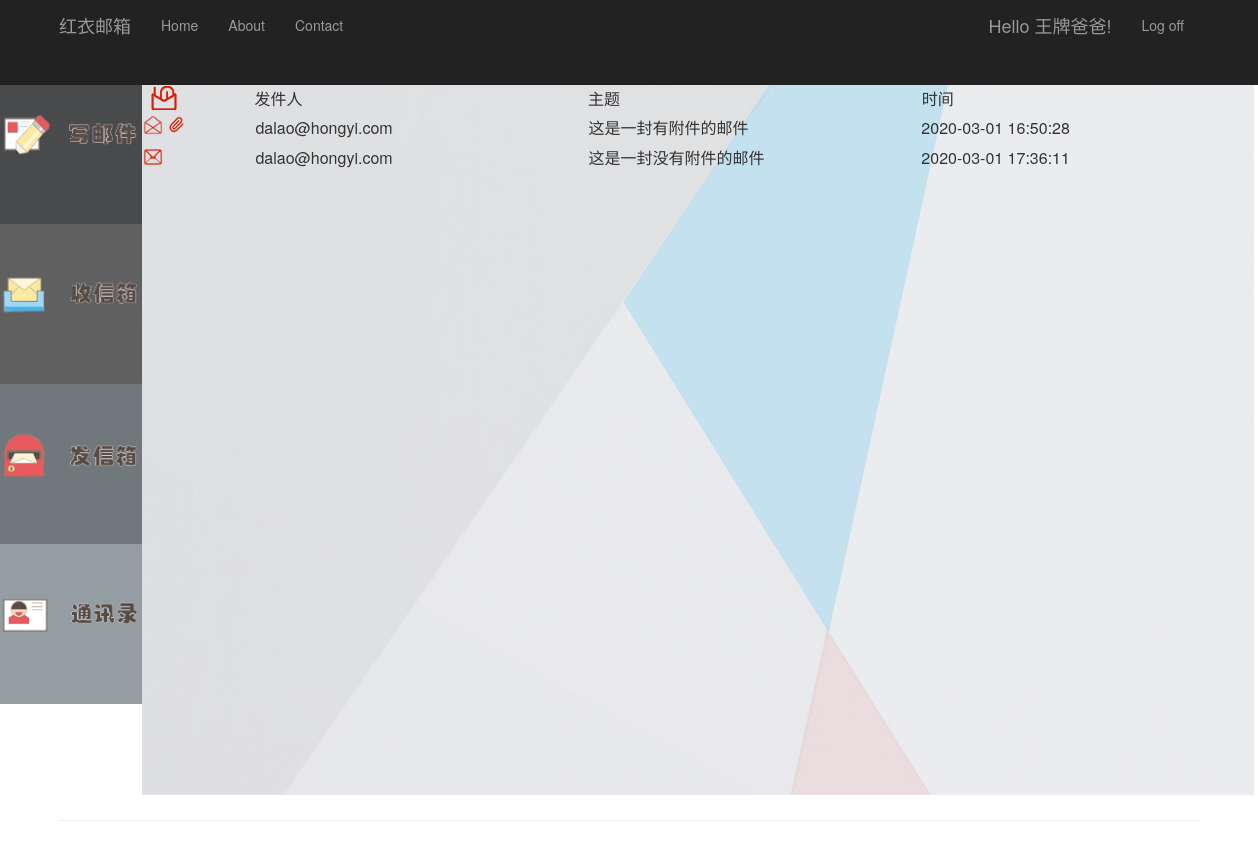
/inbox/ (signed in), run on an earlier commit of the app's database.
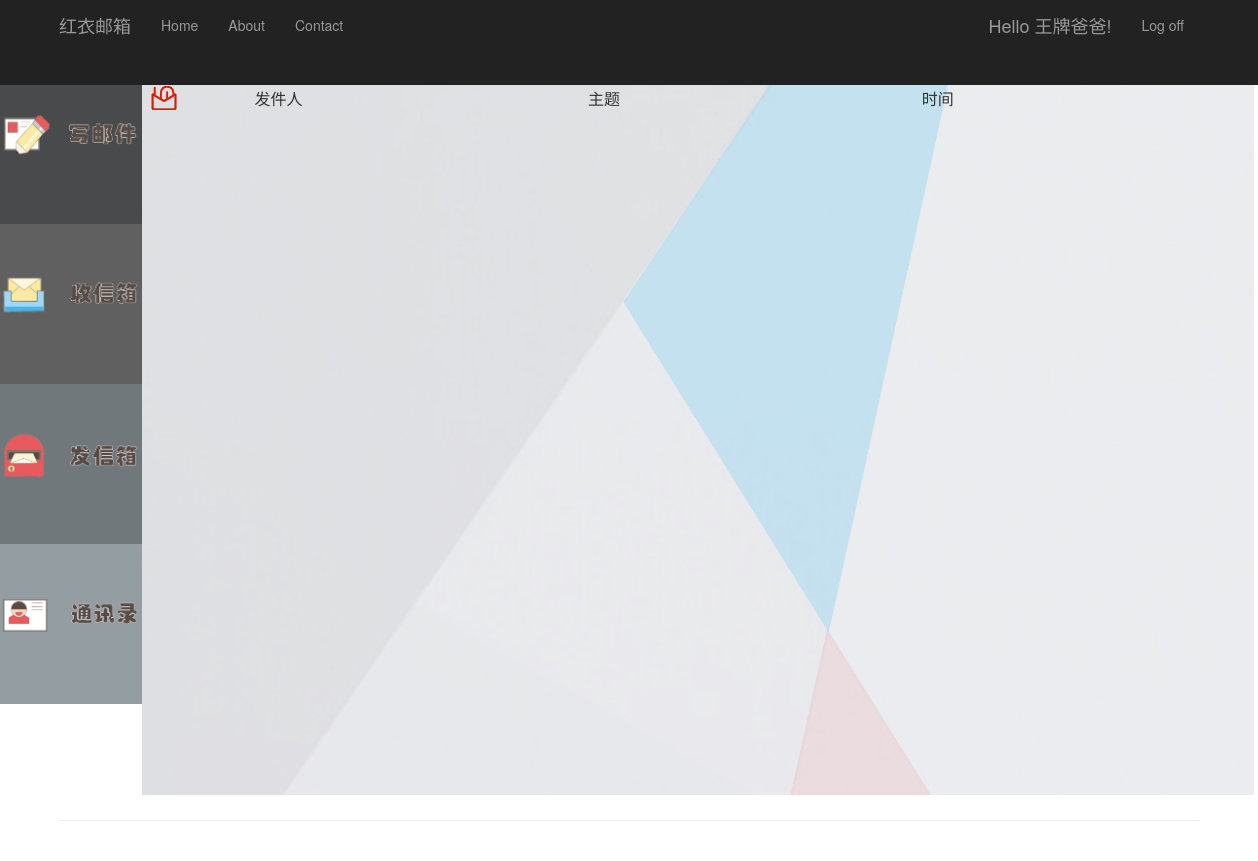
And on a later commit of the database.
### app/models.py (models this page shows, shortened)
class Mymail(models.Model):
    objects = models.Manager()
    mid = models.CharField(max_length = 32,default = '')
    theme = models.CharField(max_length=20)
    content = models.CharField(max_length=1000)
    time = models.DateTimeField(auto_now_add = True)
    receiver = models.EmailField()
    sender = models.EmailField()
    isdelete = models.BooleanField(default = False)
    sendstatus = models.BooleanField(default = True)
    readstatus = models.BooleanField(default = False)
    files = models.ManyToManyField(attachment,related_name='files')
    class Meta:
        db_table = "mail"
        ordering = ["time"]

### app/views.py (the view)
    def warpper(request,*args,**kwargs):
            is_login = request.session.get('IS_LOGIN', False)
            if is_login:
                return fun(request,*args,**kwargs)
            else:
                next_url = request.get_full_path()
                request.session['next']= next_url
                return HttpResponseRedirect(f'/login?next={next_url}')

### app/views.py (called while the page is built)
def check_login(fun):  #自定义登录验证装饰器
    def warpper(request,*args,**kwargs):
            is_login = request.session.get('IS_LOGIN', False)
            if is_login:
                return fun(request,*args,**kwargs)
            else:
                next_url = request.get_full_path()
                request.session['next']= next_url
                return HttpResponseRedirect(f'/login?next={next_url}')
    return warpper

@check_login
def inbox(request):
    message = Mymail.objects.filter(receiver = request.session.get('user_email'),isdelete = False)
    for it in message:
        print(it.time)
    return render(request,'app/mailbox.html',
                  {
                      'title':'收件箱',
                      'year':datetime.now().year,
                      'boxtype':'发件人',
                      'message':message
                  }
                  )

### app/templates/app/mailbox.html (shortened to what this page needs)
{% extends "app/layout_main.html" %}
{% block rightpart %}
<!DOCTYPE html>
<html>
<head>
    {% load static %}
    <link rel="stylesheet" type="text/css" href="{% static 'app/content/mailbox.css' %}" />
</head>
<body>
    <div class="mailbox">
        <table class="titlebar">
            <tbody>
                <tr>
                    <td class="mailico"><input type="button" class="mailtitle" disabled></td>
                    <td class="boxtype">{{ boxtype }}</td>
                    <td class="theme">主题</td>
                    <td class="sendtime">时间</td>
                </tr>
            </tbody>
        </table>
        {% for mit in message %}
        <table class="mailtb" cellspacing="0" data-class = {{ mit.mid }} onclick="mail_open(this)">
            <tbody>
                <tr>
                    <td class="mailico" data-class={{ mit.mid }} title="新窗口打开" onclick="mail_open(this)">
                        {% if mit.readstatus %}
                        <div class="read ico"></div>
                        {% else %}
                        <div class="unread ico"></div>
                        {% endif %}
                        {% if mit.files.count %}
                        <div class="att ico"></div>
                        {% endif %}
                    </td>
                    <td class="mailinfo" >
                        <table>
                            <tbody>
                                <tr>
                                    <td class="boxtype">
                                    {% if boxtype == '收件箱' %}
                                    {{ mit.sender }}
                                    {% else %}
                                    {{ mit.receiver }}
                                    {% endif %}
                                    </td>
                                    <td class="theme">{{ mit.theme }}</td>
                                    <td class="sendtime">{{ mit.time|date:"Y-m-d H:i:s"  }}</td>
                                </tr>
                            </tbody>
                        </table>
                    </td>
                </tr>
            </tbody>
        </table>
        {% endfor %}
    </div>
</body>
</html>
{% endblock %}

### app/templates/app/layout_main.html
﻿{% extends "app/layout.html" %}
{% block mainpart %}
<head>
    {% load static %}
    <link rel="stylesheet" type="text/css" href="{% static 'app/content/page.all.css' %}" />
    <link rel="stylesheet" type="text/css" href="{% static 'app/content/navbar.left.css' %}" />
</head>
<div class="page_all">
    <div class="menu" id="leftfun">
        <ul class="navbar ntul" id="navBarTd">
            <li class="write fs">
                <a id="write_btn" href="{% url 'writeletter' %}" style="background-color: #494A4C;">
                    <img src="{% static 'app/ico/writeletter.png' %}" />
                </a>
            </li>
            <li class="inbox fs">
                <a id="inbox_btn" href="{% url 'inbox' %}" style="background-color: #606060;" >
                    <img src="{% static 'app/ico/inbox.png' %}" />
                </a>
            </li>
            <li class="sendbox fs">
                <a id="sendbox_btn" href="{% url 'sendbox' %}" style="background-color: #70787B;" >
                    <img src="{% static 'app/ico/sendbox.png' %}" />
                </a>
            </li>
            <li class="addressbook fs">
                <a id="addressbook_btn" href="{% url 'addressbook' %}" style="background-color: #949DA2;" >
                    <img src="{% static 'app/ico/addressbook.png' %}" />
                </a>
            </li>
        </ul>
    </div>
    <div class="right_page">
        {% block rightpart %}{% endblock %}
    </div>
</div>
{% endblock %}

### app/templates/app/layout.html (shortened to what this page needs)
﻿<!DOCTYPE html>
<html>
<head>
    {% load static %}
    <link rel="stylesheet" type="text/css" href="{% static 'app/content/bootstrap.min.css' %}" />
    <link rel="stylesheet" type="text/css" href="{% static 'app/content/site.css' %}" />
    <link rel="stylesheet" type="text/css" href="{% static 'app/content/logo_head.image.css' %}" />
</head>
<body>
    <div class="navbar navbar-inverse navbar-fixed-top">
        <div class="container">
            <div class="navbar-header">
                {% if request.session.IS_LOGIN %}
                <a href="{% url 'home_page' %}" class="navbar-brand">红衣邮箱</a>
                {% else %}
                <a href="/" class="navbar-brand">红衣邮箱</a>
                {% endif %}
            </div>
            <div class="navbar-collapse collapse">
                <ul class="nav navbar-nav">
                    {% if request.session.IS_LOGIN %}
                    <li><a href="{% url 'home_page' %}">Home</a></li>
                    {% else %}
                    <li><a href="{% url 'home' %}">Home</a></li>
                    {% endif %}
                    <li><a href="{% url 'about' %}">About</a></li>
                    <li><a href="{% url 'contact' %}">Contact</a></li>
                </ul>
                {% include 'app/loginpartial.html' %}
            </div>
        </div>
    </div>
</body>
{% block mainpart %}{% endblock %}
<div class="container body-content">
    <hr/>
</div>
</html>

### app/templates/app/loginpartial.html (shortened to what this page needs)
{% if request.session.IS_LOGIN %}
<form id="logoutForm" action="/logout/" method="post" class="navbar-right">
    <ul class="nav navbar-nav navbar-right">
        <li>
            <span class="navbar-brand">
                <i class="fa head-image">&nbsp;</i>
                Hello {{ request.session.user_name }}!
            </span>
        </li>
        <li><a href="javascript:document.getElementById('logoutForm').submit()">Log off</a></li>
    </ul>
</form>
{% else %}
<ul class="nav navbar-nav navbar-right">
    <li><a href="{% url 'login' %}">Log in</a></li>
    <li><a href="{% url 'logon' %}">Log on</a></li>
</ul>
{% endif %}

### app/static/app/content/site.css (style rules this page uses)
body { padding-top: 50px; padding-bottom: 20px; }
.body-content { padding-left: 15px; padding-right: 15px; }
input, select, textarea { max-width: 280px; }

### app/static/app/content/logo_head.image.css (style rules this page uses)
i.fa { display: inline-block; height: 40px; width: 40px; background-position: center center; background-size: 40px 40px; background-repeat: no-repeat; }

### app/static/app/content/page.all.css (style rules this page uses)
.page_all { width: 104%; height: 100%; margin: 0px; border-radius: 15px; }
.menu { width: 15%; height:100%; float: left; margin-right: 0px; }
.right_page { width: 85%; height:100%; float: left; margin-top: -5px; margin-left: -2px; background: url('../ico/backgroundimg_for_rightpage_page.jpg') no-repeat center center fixed; background-size: 100%; }

### app/static/app/content/navbar.left.css (style rules this page uses)
.menu { margin-top: -6px; margin-left: -52px; }
img { width: 100%; height: auto; margin-top: 35px; }
.menu li.fs a { display: block; height: 160px; overflow: hidden; padding-left: 0px; text-decoration: none; }
li { list-style: none; margin: 0 0 0 0; padding: 0 0 0 0; }
a { outline: none; text-decoration: none; cursor: pointer; outline: none; }
li.fs { height: 160px; _line-height: 23px; overflow: hidden; padding: 0 2px 0 10px; margin-bottom: 0px; margin-top: 0px; }
a,a:link,a:visited,a:hover { color: red; }

### app/static/app/content/mailbox.css (style rules this page uses)
.mailbox { margin-top: 20px; width: 100%; }
.mailbox table { table-layout: fixed; width: 100%; }
.mailico { width: 10%; }
.boxtype { width: 30%; }
.theme { width: 30%; }
.sendtime { width: 30%; }
.mailtitle,.att,.read,.unread { background-position: center center; background-repeat: no-repeat; background-size: 100%; }
.mailtitle { height: 24px; width: 30px; margin-left: 6px; border: none; background-image: url('../ico/ico_mailtitle.png'); background-color: transparent; }

What changed in the data, as far as the page shows it:
removed Mymail: readstatus True (drawn), receiver "dalao@hongyi.com", theme "这是一封有附件的邮件", time "2020-03-01 16:50:28"
removed Mymail: readstatus False (drawn), receiver "dalao@hongyi.com", theme "这是一封没有附件的邮件", time "2020-03-01 17:36:11"
